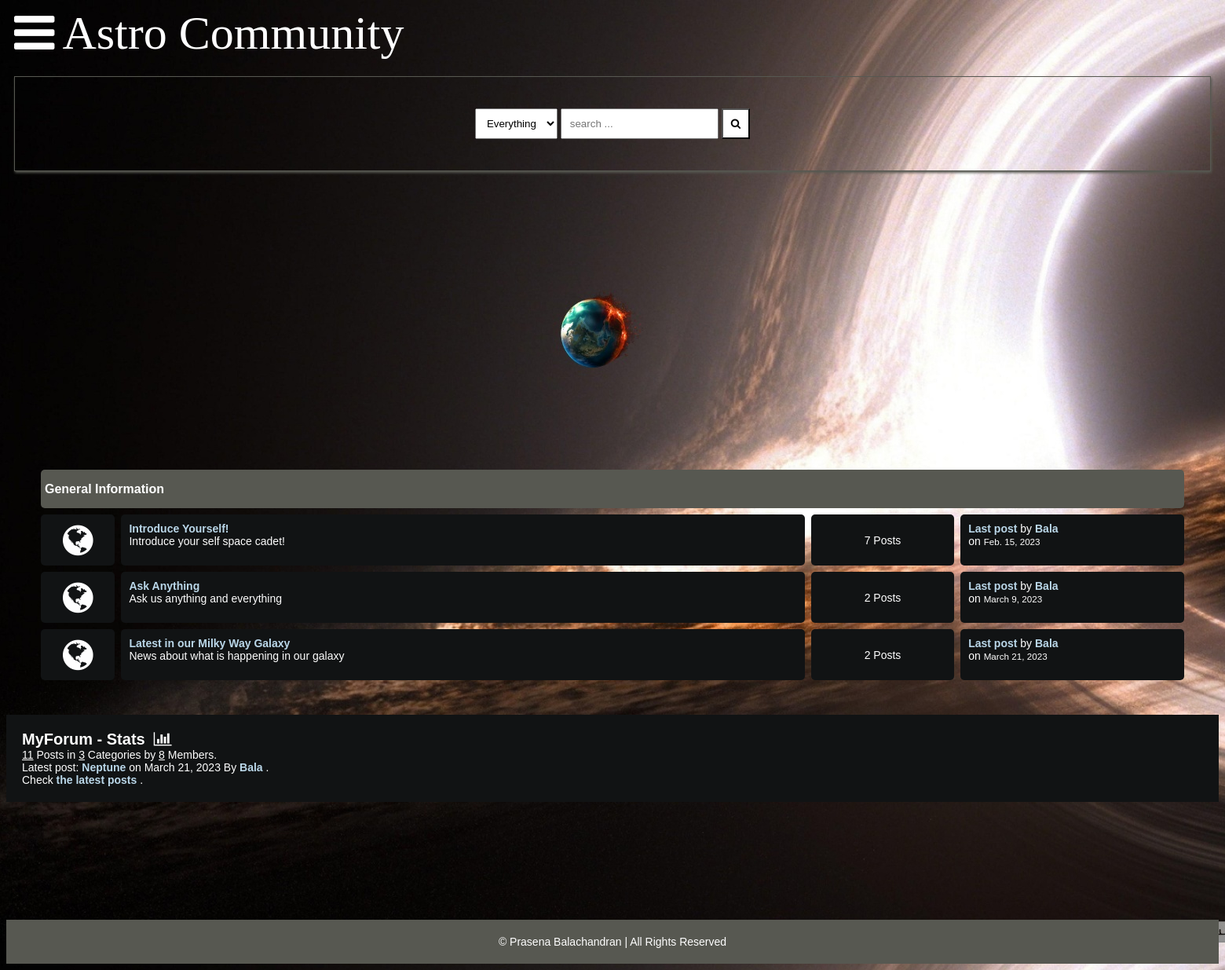
The page / on the database its author committed.
### main/models.py (models this page shows, shortened)
class Category(models.Model):
    title = models.CharField(max_length=50)
    slug = models.SlugField(max_length=400, unique=True, blank=True)
    description = models.TextField(default="description")
    class Meta:
        verbose_name_plural = "categories"
    def get_url(self):
        return reverse("posts", kwargs={"slug": self.slug})
    @property
    def num_posts(self):
        return Post.objects.filter(categories=self).count()
    @property
    def last_post(self):
        return Post.objects.filter(categories=self).latest("date")

class Post(models.Model):
    title = models.CharField(max_length=400)
    slug = models.SlugField(max_length=400, unique=True, blank=True)
    user = models.ForeignKey(Author, on_delete=models.CASCADE)
    content = HTMLField()
    categories = models.ManyToManyField(Category)
    date = models.DateTimeField(auto_now_add=True)
    approved = models.BooleanField(default=False)
    hit_count_generic = GenericRelation(
        HitCount,
        object_id_field="object_pk",
        related_query_name="hit_count_generic_relation",
    )
    tags = TaggableManager()
    comments = models.ManyToManyField(Comment, blank=True)
    closed = models.BooleanField(default=False)
    state = models.CharField(max_length=40, default="zero")
    def get_url(self):
        return reverse("detail", kwargs={"slug": self.slug})

class Author(models.Model):
    user = models.ForeignKey(User, on_delete=models.CASCADE)
    fullname = models.CharField(max_length=40, blank=True)
    slug = slug = models.SlugField(max_length=400, unique=True, blank=True)
    bio = HTMLField()
    points = models.IntegerField(default=0)
    profile_pic = ResizedImageField(
        size=[50, 80],
        quality=100,
        upload_to="authors",
        default=None,
        null=True,
        blank=True,
    )

### main/views.py (the view)
# urls.py: path("", home, name="home"),
def home(request):
    forums = Category.objects.all()
    num_posts = Post.objects.all().count()
    num_users = User.objects.all().count()
    num_categories = forums.count()
    try:
        last_post = Post.objects.latest("date")
    except Post.DoesNotExist:
        last_post = []
    context = {
        "forums": forums,
        "num_posts": num_posts,
        "num_users": num_users,
        "num_categories": num_categories,
        "last_post": last_post,
        "title": "ASTRO forum app"
    }
    return render(request, "index.html", context)

### main/context_processors.py (called while the page is built, shortened)
def searchFunction(request):
    search_context = {}
    posts = Post.objects.all()
    return search_context

### templates/index.html
{% extends 'base.html' %} {% block content %}
<div class="container">
	<div class="video-wrapper">
		<video playsinline autoplay muted loop>
			<source src="static/assets/videos/moon.mp4" type="video/webm" >
		</video>
	</div>
	<div class="subforum">
		<div class="subforum-title">
			<h1>General Information</h1>
		</div>
		{% for forum in forums %}
		<div class="subforum-row">
			<div class="subforum-icon subforum-column center">
				<i class="fa fa-globe center"></i>
			</div>
			<div class="subforum-description subforum-column">
				<h4><a href="{{forum.get_url}}">{{forum.title}}</a></h4>
				<p>{{forum.description}}</p>
			</div>
			<div class="subforum-stats subforum-column center">
				<span>{{forum.num_posts}} Posts</span>
			</div>
			<div class="subforum-info subforum-column">
				<b><a href="{{forum.last_post.get_url}}">Last post</a></b> by <a href="">{{forum.last_post.user.fullname|title}}</a> <br >
				on <small>{{forum.last_post.date|date}}</small>
			</div>
		</div>
		{% endfor %}
	</div>
</div>
<div class="forum-info">
	<div class="chart">MyForum - Stats &nbsp;<i class="fa fa-bar-chart"></i></div>
	<span><u>{{num_posts}}</u> Posts in <u>{{num_categories}}</u> Categories by <u>{{num_users}}</u> Members.</span><br >
	{% if forums %}
	<span>
		Latest post: <b><a href="{{last_post.get_url}}">{{last_post.title}}</a></b> on {{last_post.date|date}} By <a href="">{{last_post.user.fullname|title}}</a>
	</span>
	.<br >
	<span>Check <a href="{% url 'latest_posts' %}">the latest posts</a> .</span><br >
	{% endif %}
</div>
{% endblock content %}

### static/assets/css/style.css (style rules this page uses)
:root { background-image: url("../images/blackhole.jpg"); background-color: #cccccc; }
* { box-sizing: border-box; }
html { font-size: 14px; font-family: 'Titillium Web', sans-serif; background-color:rgb(0,0,0); color:#FEFEFE; }
a { color:#BAD7E9; font-weight: bolder; text-decoration: none; }
video { position: absolute; top: 0; left: 0; }
.video-wrapper { position: relative; margin-top: 20px; width: 1800px; height: 300px; overflow: hidden; text-align: center; display: flex; align-items: center; justify-content: center; }
video { object-fit: cover; height: 100%; width: 100%; position: absolute; top: 0; left: 0; }
h1 { font-size:16px; font-weight: bolder; }
.container { margin: 20px; padding: 20px; }
.subforum { margin-top:20px; }
.subforum-title { background-color:#575851; padding: 5px; border-radius: 5px; margin:4px; }
.subforum-row { display: grid; grid-template-columns: 7% 60% 13% 20%; }
.subforum-column { padding: 10px; margin:4px; border-radius: 5px; background-color:#111314; }
.subforum-description * { margin-block: 0; }
.center { display: flex; justify-content: center; align-items: center; }
.subforum-icon i { font-size: 45px; }
.forum-info { padding: 20px; background-color: #111314; }
.chart { font-size:20px; font-weight:bold; }

### rows shown on the page
Category: title "Introduce Yourself!", description "Introduce your self space cadet!", num_posts "7", last_post.user.fullname "Bala", last_post "Feb. 15, 2023"
Category: title "Ask Anything", description "Ask us anything and everything", num_posts "2", last_post.user.fullname "Bala", last_post "March 9, 2023"
Category: title "Latest in our Milky Way Galaxy", description "News about what is happening in our galaxy", num_posts "2", last_post.user.fullname "Bala", last_post "March 21, 2023"
Post: title "Neptune", date "March 21, 2023", user.fullname "Bala"

### other values the page prints
{{ num_posts }} "11"
{{ num_categories }} "3"
{{ num_users }} "8"
